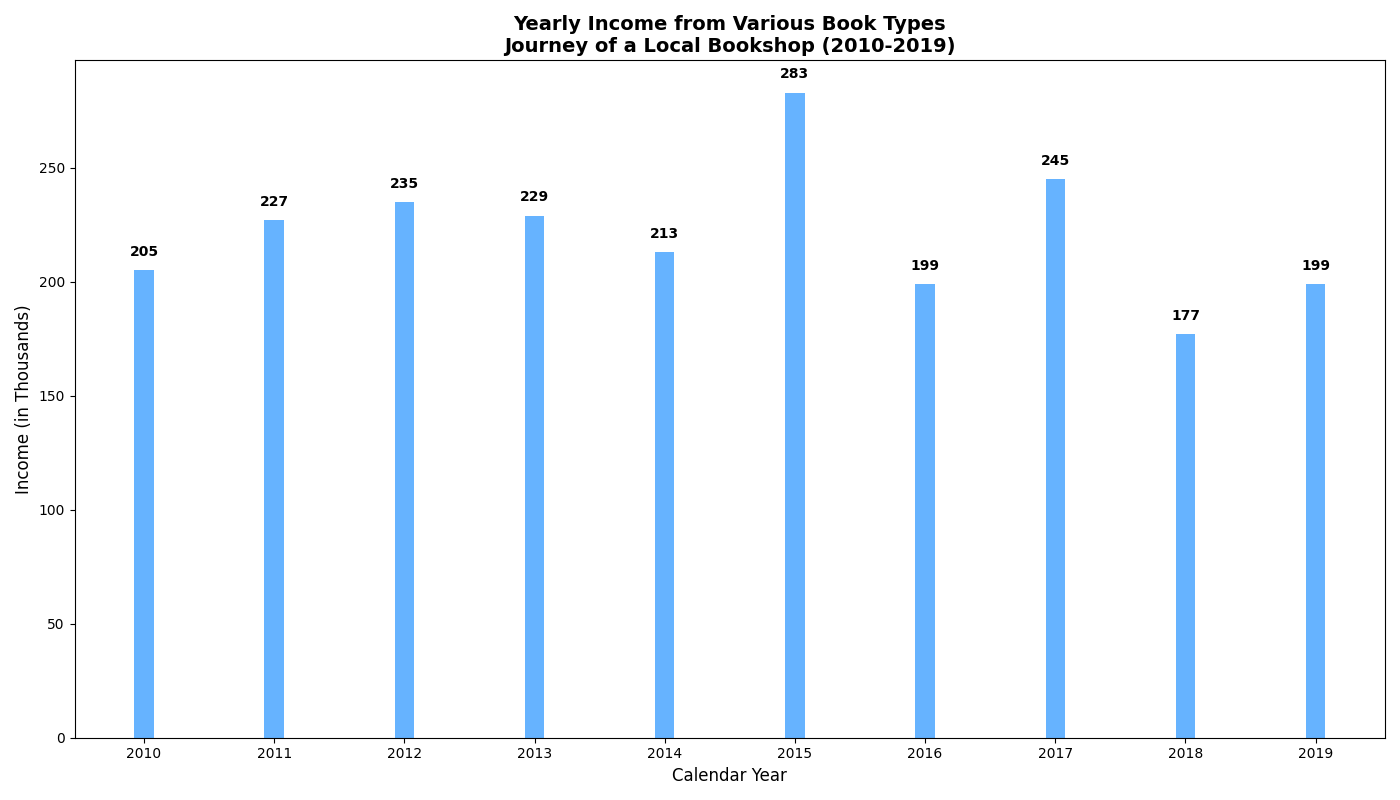

Recreate this plot in Python.
import matplotlib.pyplot as plt
import numpy as np

years = np.arange(2010, 2020)
book_types = ['Tales', 'Biographies', 'Sci-Fi', 'Thrillers', 'Kids']

revenue_data = np.array([
    [55, 50, 80, 60, 85, 75, 64, 90, 52, 70],
    [35, 60, 30, 66, 43, 70, 32, 55, 40, 50],
    [40, 22, 45, 50, 30, 55, 28, 25, 20, 35],
    [30, 45, 25, 20, 15, 23, 50, 40, 35, 17],
    [45, 50, 55, 33, 40, 60, 25, 35, 30, 27],
])

fig, ax = plt.subplots(figsize=(14, 8))
width = 0.15
positions = np.arange(len(years))
single_color = '#66b3ff'

bottoms = np.zeros(len(years))
for i, book_type in enumerate(book_types):
    ax.bar(positions, revenue_data[i], width, bottom=bottoms, color=single_color)
    bottoms += revenue_data[i]

ax.set_xticks(positions)
ax.set_xticklabels(years)
ax.set_xlabel('Calendar Year', fontsize=12)
ax.set_ylabel('Income (in Thousands)', fontsize=12)
ax.set_title('Yearly Income from Various Book Types\nJourney of a Local Bookshop (2010-2019)', fontsize=14, fontweight='bold')

for i in range(len(years)):
    total_value = sum(revenue_data[:, i])
    ax.text(i, total_value + 5, f'{total_value}', ha='center', va='bottom', fontsize=10, fontweight='bold')

plt.tight_layout()
plt.show()
